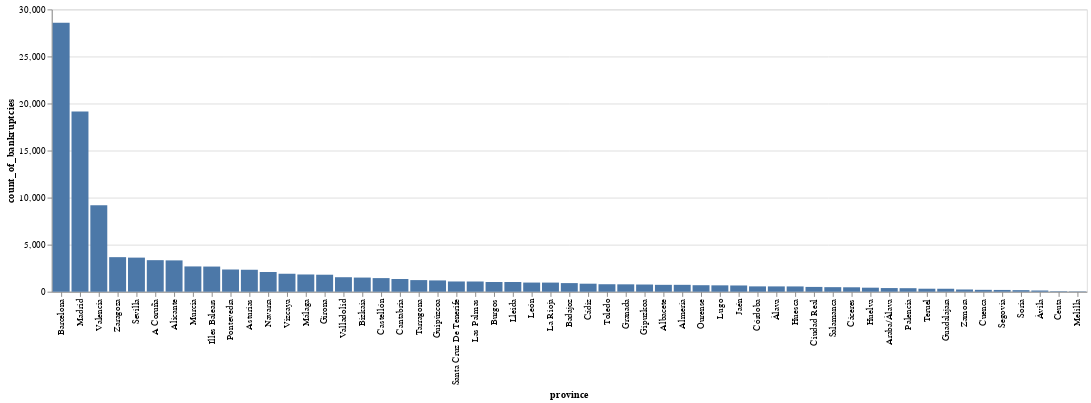

Notebook cell for this chart:
### Markdown cell above
## Contests by Province

Contests seem to be more rational than bankruptcies, Barcelona and Madrid lead by a big difference.

### Code cell
import altair as alt
import pandas as pd


alt.Chart(df_provinces).mark_bar().encode(
    y='count_of_bankruptcies:Q',
    x=alt.Y('province:N', sort='-y'),
    tooltip = ['province','count_of_bankruptcies']
)

### Figure 1 — Vega-Lite specification as saved in the notebook (floating-point values rounded to 4 significant figures)
{"config": {"view": {"continuousWidth": 400, "continuousHeight": 300}}, "data": {"name": "data-b4543668db44f60e194b9c4ff049f241"}, "mark": "bar", "encoding": {"tooltip": [{"type": "nominal", "field": "province"}, {"type": "quantitative", "field": "count_of_bankruptcies"}], "x": {"type": "nominal", "field": "province", "sort": "-y"}, "y": {"type": "quantitative", "field": "count_of_bankruptcies"}}, "$schema": "https://vega.github.io/schema/vega-lite/v4.8.1.json", "datasets": {"data-b4543668db44f60e194b9c4ff049f241": [{"province": "Barcelona", "count_of_bankruptcies": 28585}, {"province": "Madrid", "count_of_bankruptcies": 19156}, {"province": "Valencia", "count_of_bankruptcies": 9180}, {"province": "Zaragoza", "count_of_bankruptcies": 3672}, {"province": "Sevilla", "count_of_bankruptcies": 3623}, {"province": "A Coruña", "count_of_bankruptcies": 3352}, {"province": "Alicante", "count_of_bankruptcies": 3329}, {"province": "Murcia", "count_of_bankruptcies": 2687}, {"province": "Illes Balears", "count_of_bankruptcies": 2673}, {"province": "Pontevedra", "count_of_bankruptcies": 2360}, {"province": "Asturias", "count_of_bankruptcies": 2333}, {"province": "Navarra", "count_of_bankruptcies": 2097}, {"province": "Vizcaya", "count_of_bankruptcies": 1909}, {"province": "Málaga", "count_of_bankruptcies": 1832}, {"province": "Girona", "count_of_bankruptcies": 1806}, {"province": "Valladolid", "count_of_bankruptcies": 1540}, {"province": "Bizkaia", "count_of_bankruptcies": 1503}, {"province": "Castellón", "count_of_bankruptcies": 1446}, {"province": "Cantabria", "count_of_bankruptcies": 1352}, {"province": "Tarragona", "count_of_bankruptcies": 1233}, {"province": "Guipúzcoa", "count_of_bankruptcies": 1200}, {"province": "Santa Cruz De Tenerife", "count_of_bankruptcies": 1088}, {"province": "Las Palmas", "count_of_bankruptcies": 1085}, {"province": "Burgos", "count_of_bankruptcies": 1030}, {"province": "Lleida", "count_of_bankruptcies": 1029}, {"province": "León", "count_of_bankruptcies": 972}, {"province": "La Rioja", "count_of_bankruptcies": 969}, {"province": "Badajoz", "count_of_bankruptcies": 915}, {"province": "Cádiz", "count_of_bankruptcies": 852}, {"province": "Toledo", "count_of_bankruptcies": 795}, {"province": "Granada", "count_of_bankruptcies": 784}, {"province": "Gipuzkoa", "count_of_bankruptcies": 764}, {"province": "Albacete", "count_of_bankruptcies": 731}, {"province": "Almería", "count_of_bankruptcies": 731}, {"province": "Ourense", "count_of_bankruptcies": 691}, {"province": "Lugo", "count_of_bankruptcies": 677}, {"province": "Jaén", "count_of_bankruptcies": 663}, {"province": "Córdoba", "count_of_bankruptcies": 567}, {"province": "Álava", "count_of_bankruptcies": 564}, {"province": "Huesca", "count_of_bankruptcies": 561}, {"province": "Ciudad Real", "count_of_bankruptcies": 509}, {"province": "Salamanca", "count_of_bankruptcies": 484}, {"province": "Cáceres", "count_of_bankruptcies": 470}, {"province": "Huelva", "count_of_bankruptcies": 428}, {"province": "Araba/Álava", "count_of_bankruptcies": 388}, {"province": "Palencia", "count_of_bankruptcies": 374}, {"province": "Teruel", "count_of_bankruptcies": 319}, {"province": "Guadalajara", "count_of_bankruptcies": 314}, {"province": "Zamora", "count_of_bankruptcies": 236}, {"province": "Cuenca", "count_of_bankruptcies": 200}, {"province": "Segovia", "count_of_bankruptcies": 188}, {"province": "Soria", "count_of_bankruptcies": 166}, {"province": "Ávila", "count_of_bankruptcies": 128}, {"province": "Ceuta", "count_of_bankruptcies": 50}, {"province": "Melilla", "count_of_bankruptcies": 34}]}}
